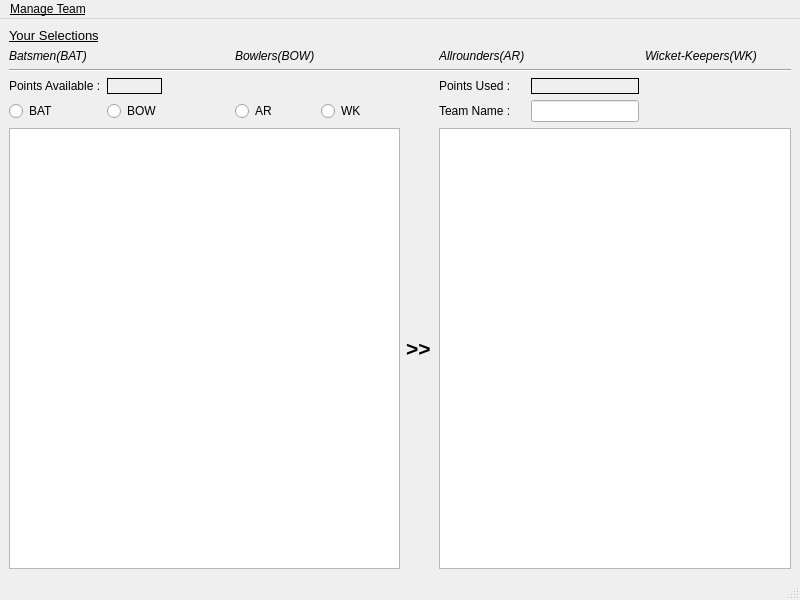
<?xml version="1.0" encoding="UTF-8"?>
<ui version="4.0">
 <class>MainWindow</class>
 <widget class="QMainWindow" name="MainWindow">
  <property name="geometry">
   <rect>
    <x>0</x>
    <y>0</y>
    <width>800</width>
    <height>600</height>
   </rect>
  </property>
  <property name="font">
   <font>
    <underline>true</underline>
   </font>
  </property>
  <property name="windowTitle">
   <string>MainWindow</string>
  </property>
  <widget class="QWidget" name="centralwidget">
   <layout class="QGridLayout" name="gridLayout">
    <item row="4" column="8">
     <widget class="QLabel" name="label_14">
      <property name="font">
       <font>
        <pointsize>9</pointsize>
        <underline>false</underline>
       </font>
      </property>
      <property name="text">
       <string>Team Name :</string>
      </property>
     </widget>
    </item>
    <item row="1" column="1">
     <widget class="QLabel" name="BAT_count">
      <property name="font">
       <font>
        <underline>false</underline>
       </font>
      </property>
      <property name="frameShape">
       <enum>QFrame::NoFrame</enum>
      </property>
      <property name="text">
       <string/>
      </property>
     </widget>
    </item>
    <item row="3" column="9" colspan="2">
     <widget class="QLabel" name="points_used">
      <property name="font">
       <font>
        <underline>false</underline>
       </font>
      </property>
      <property name="frameShape">
       <enum>QFrame::Box</enum>
      </property>
      <property name="text">
       <string/>
      </property>
     </widget>
    </item>
    <item row="1" column="8">
     <widget class="QLabel" name="label_6">
      <property name="font">
       <font>
        <pointsize>9</pointsize>
        <italic>true</italic>
        <underline>false</underline>
       </font>
      </property>
      <property name="text">
       <string>Allrounders(AR)</string>
      </property>
     </widget>
    </item>
    <item row="3" column="8">
     <widget class="QLabel" name="label_12">
      <property name="font">
       <font>
        <pointsize>9</pointsize>
        <underline>false</underline>
       </font>
      </property>
      <property name="text">
       <string>Points Used :</string>
      </property>
     </widget>
    </item>
    <item row="5" column="8" colspan="5">
     <widget class="QListWidget" name="selected_players"/>
    </item>
    <item row="4" column="1">
     <widget class="QRadioButton" name="BOW">
      <property name="font">
       <font>
        <pointsize>9</pointsize>
        <underline>false</underline>
       </font>
      </property>
      <property name="text">
       <string>BOW</string>
      </property>
     </widget>
    </item>
    <item row="1" column="4">
     <widget class="QLabel" name="label_4">
      <property name="font">
       <font>
        <pointsize>9</pointsize>
        <italic>true</italic>
        <underline>false</underline>
       </font>
      </property>
      <property name="text">
       <string>Bowlers(BOW)</string>
      </property>
     </widget>
    </item>
    <item row="4" column="0">
     <widget class="QRadioButton" name="BAT">
      <property name="font">
       <font>
        <pointsize>9</pointsize>
        <underline>false</underline>
       </font>
      </property>
      <property name="text">
       <string>BAT</string>
      </property>
     </widget>
    </item>
    <item row="1" column="9">
     <widget class="QLabel" name="AR_count">
      <property name="font">
       <font>
        <italic>false</italic>
        <underline>false</underline>
       </font>
      </property>
      <property name="frameShape">
       <enum>QFrame::NoFrame</enum>
      </property>
      <property name="text">
       <string/>
      </property>
     </widget>
    </item>
    <item row="1" column="12">
     <widget class="QLabel" name="WK_count">
      <property name="font">
       <font>
        <underline>false</underline>
       </font>
      </property>
      <property name="frameShape">
       <enum>QFrame::NoFrame</enum>
      </property>
      <property name="text">
       <string/>
      </property>
     </widget>
    </item>
    <item row="1" column="0">
     <widget class="QLabel" name="label_2">
      <property name="font">
       <font>
        <pointsize>9</pointsize>
        <weight>50</weight>
        <italic>true</italic>
        <bold>false</bold>
        <underline>false</underline>
       </font>
      </property>
      <property name="text">
       <string>Batsmen(BAT)</string>
      </property>
     </widget>
    </item>
    <item row="0" column="0" colspan="2">
     <widget class="QLabel" name="label">
      <property name="font">
       <font>
        <pointsize>10</pointsize>
        <underline>true</underline>
       </font>
      </property>
      <property name="text">
       <string>Your Selections</string>
      </property>
     </widget>
    </item>
    <item row="2" column="0" colspan="13">
     <widget class="Line" name="line">
      <property name="orientation">
       <enum>Qt::Horizontal</enum>
      </property>
     </widget>
    </item>
    <item row="5" column="0" colspan="7">
     <widget class="QListWidget" name="players_list"/>
    </item>
    <item row="4" column="9" colspan="2">
     <widget class="QLineEdit" name="team_name"/>
    </item>
    <item row="5" column="7">
     <widget class="QLabel" name="label_15">
      <property name="font">
       <font>
        <pointsize>16</pointsize>
        <weight>75</weight>
        <bold>true</bold>
        <underline>false</underline>
       </font>
      </property>
      <property name="text">
       <string>&gt;&gt;</string>
      </property>
     </widget>
    </item>
    <item row="1" column="11">
     <widget class="QLabel" name="label_8">
      <property name="font">
       <font>
        <pointsize>9</pointsize>
        <italic>true</italic>
        <underline>false</underline>
       </font>
      </property>
      <property name="text">
       <string>Wicket-Keepers(WK)</string>
      </property>
     </widget>
    </item>
    <item row="1" column="5" colspan="2">
     <widget class="QLabel" name="BOW_count">
      <property name="font">
       <font>
        <underline>false</underline>
       </font>
      </property>
      <property name="frameShape">
       <enum>QFrame::NoFrame</enum>
      </property>
      <property name="text">
       <string/>
      </property>
     </widget>
    </item>
    <item row="3" column="0">
     <widget class="QLabel" name="label_10">
      <property name="font">
       <font>
        <pointsize>9</pointsize>
        <underline>false</underline>
        <kerning>true</kerning>
       </font>
      </property>
      <property name="text">
       <string>Points Available :</string>
      </property>
     </widget>
    </item>
    <item row="3" column="1">
     <widget class="QLabel" name="points_avail">
      <property name="font">
       <font>
        <underline>false</underline>
       </font>
      </property>
      <property name="frameShape">
       <enum>QFrame::Box</enum>
      </property>
      <property name="text">
       <string/>
      </property>
     </widget>
    </item>
    <item row="4" column="5">
     <widget class="QRadioButton" name="WK">
      <property name="font">
       <font>
        <pointsize>9</pointsize>
        <underline>false</underline>
       </font>
      </property>
      <property name="text">
       <string>WK</string>
      </property>
     </widget>
    </item>
    <item row="4" column="4">
     <widget class="QRadioButton" name="AR">
      <property name="font">
       <font>
        <pointsize>9</pointsize>
        <underline>false</underline>
       </font>
      </property>
      <property name="text">
       <string>AR</string>
      </property>
     </widget>
    </item>
   </layout>
  </widget>
  <widget class="QMenuBar" name="menubar">
   <property name="geometry">
    <rect>
     <x>0</x>
     <y>0</y>
     <width>800</width>
     <height>21</height>
    </rect>
   </property>
   <widget class="QMenu" name="menuManage_Team">
    <property name="title">
     <string>Manage Team</string>
    </property>
    <addaction name="actionNew_Team"/>
    <addaction name="actionOpen_Team"/>
    <addaction name="actionSave_Team"/>
    <addaction name="actionEvaluate_Team"/>
   </widget>
   <addaction name="menuManage_Team"/>
  </widget>
  <widget class="QStatusBar" name="statusbar"/>
  <action name="actionNew_Team">
   <property name="text">
    <string>New Team</string>
   </property>
   <property name="font">
    <font>
     <kerning>true</kerning>
    </font>
   </property>
   <property name="shortcut">
    <string>Ctrl+N</string>
   </property>
  </action>
  <action name="actionOpen_Team">
   <property name="text">
    <string>Open Team</string>
   </property>
   <property name="shortcut">
    <string>Ctrl+O</string>
   </property>
  </action>
  <action name="actionSave_Team">
   <property name="text">
    <string>Save Team</string>
   </property>
   <property name="shortcut">
    <string>Ctrl+S</string>
   </property>
  </action>
  <action name="actionEvaluate_Team">
   <property name="text">
    <string>Evaluate Team</string>
   </property>
   <property name="shortcut">
    <string>Ctrl+E</string>
   </property>
  </action>
 </widget>
 <resources/>
 <connections/>
</ui>
